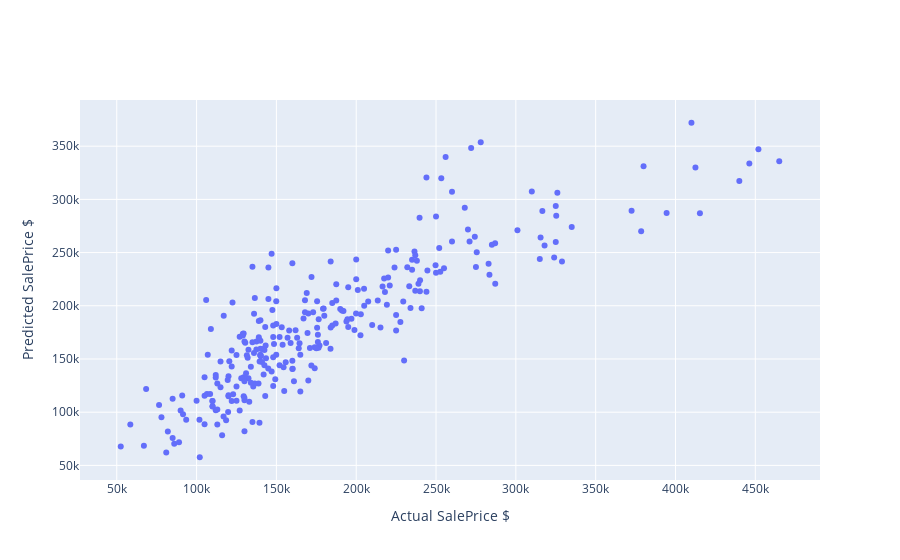

Write notebook code for a chart like this one.
### Code cell
fig_score = go.Figure()
fig_score.add_scatter(x=y_test.flatten(),y=y_pred_lr.flatten(),mode='markers')
fig_score.layout.xaxis.title = 'Actual SalePrice $'
fig_score.layout.yaxis.title = 'Predicted SalePrice $'
fig_score.show()

### Figure 1 — Plotly figure (JSON) as saved in the notebook; plotly's stock layout.template omitted (floating-point values rounded to 4 significant figures; data arrays with more than 128 entries replaced by an {"elided": "..."} marker saying what was removed)
{"data": [{"mode": "markers", "type": "scatter", "x": {"elided": "280 int values"}, "y": {"elided": "280 float values"}}], "layout": {"xaxis": {"title": {"text": "Actual SalePrice $"}}, "yaxis": {"title": {"text": "Predicted SalePrice $"}}}}
